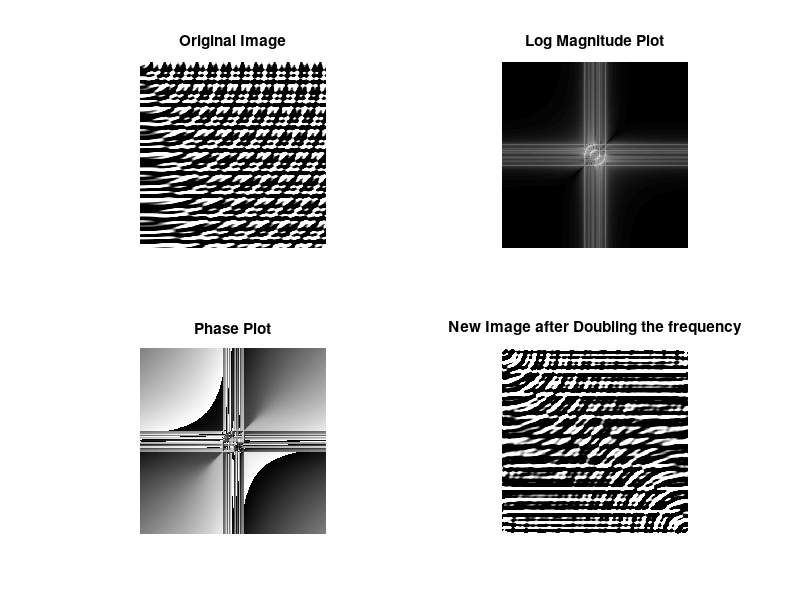

Write the MATLAB code that produced this figure.
%Assignment 2
%Part1 a
clear all
close all

img = zeros([512,512]);
for x = 1:512
    for y = 1:512
        img(x,y) = sin(0.2*x)+sin(0.3*x)+cos(0.4*x)+sin(sqrt(x^2+y^2)*0.15)+ ...
                    sin(sqrt(x^2+y^2)*0.35);
    end
end

img_dft = fft2(img);
%Use the log for the perceptual scaling, and +1 since log(0) is
%undefined. Use the mat2gray to scale image btw 0 to 1.
figure
subplot(2,2,1)
imshow(img)
title("Original Image")
subplot(2,2,2)
imshow(mat2gray(log(fftshift(abs(img_dft) + 1))));
title("Log Magnitude Plot")
subplot(2,2,3)
imshow(mat2gray(fftshift(angle(img_dft))));
title("Phase Plot")

new_img_dft = abs(img_dft)*2;
subplot(2,2,4)
new_img = ifft2(new_img_dft.*exp(1i*angle(new_img_dft)));
imshow(new_img)
title("New Image after Doubling the frequency")


            